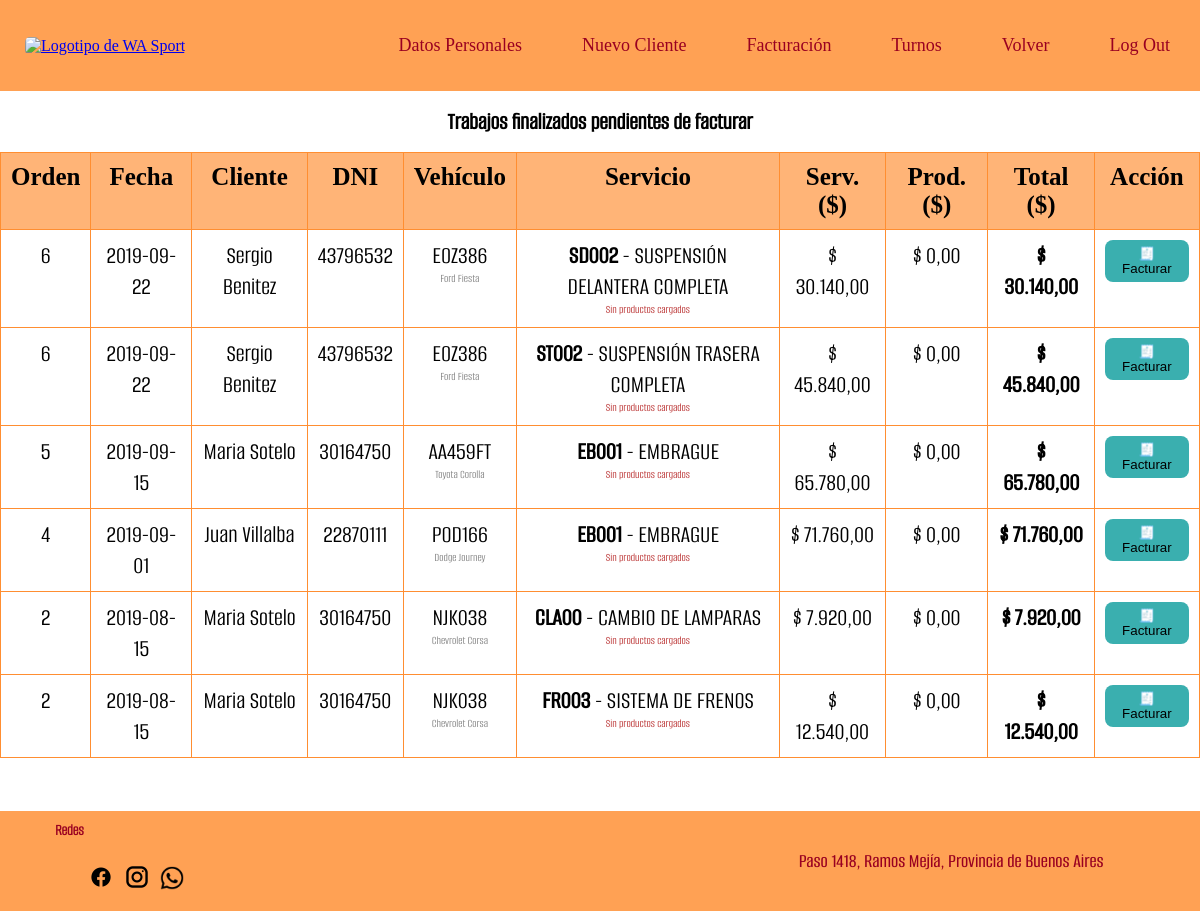
The page /facturacion.php (signed in) on the database as committed earlier.
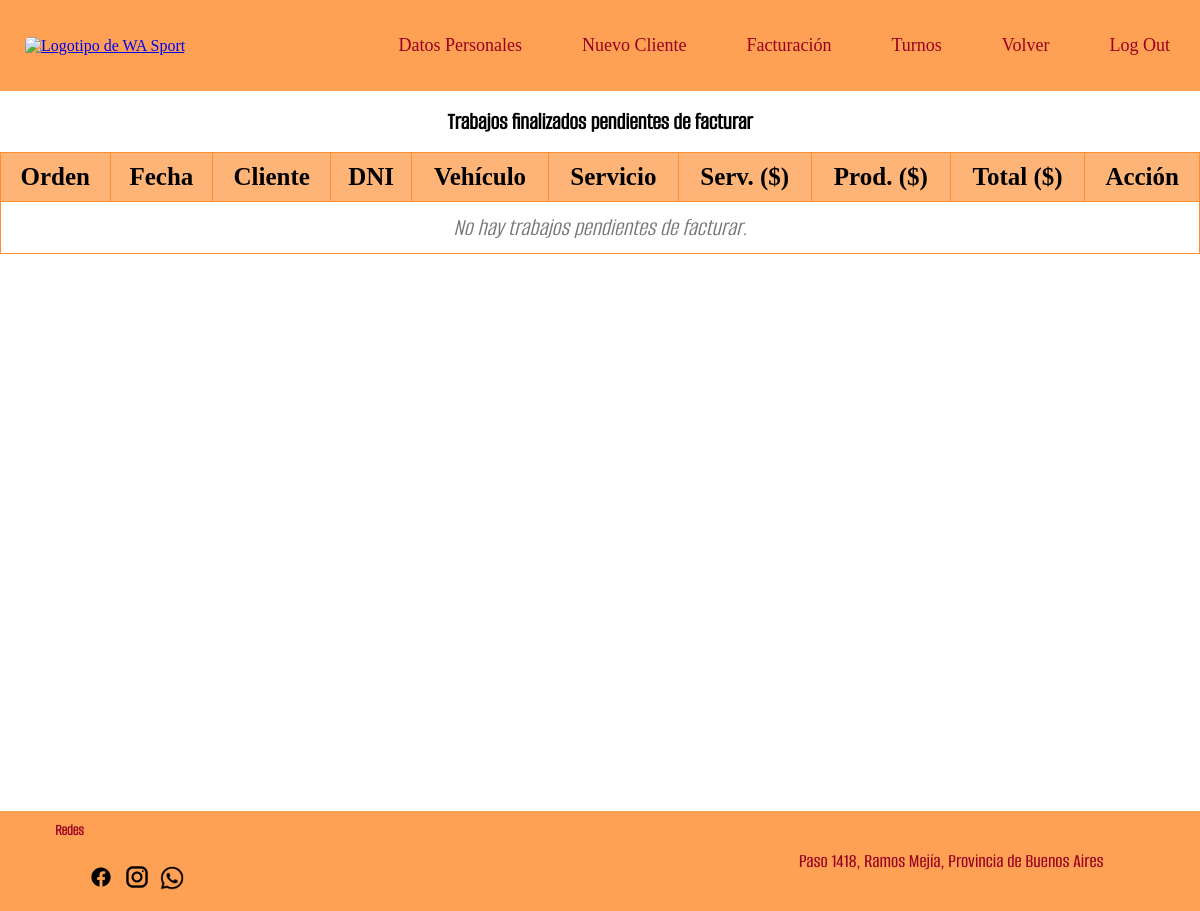
The same page on the database as committed later.
### tables this page shows
CREATE TABLE `orden_trabajo` (
  `orden_numero` int(11) NOT NULL,
  `servicio_codigo` varchar(5) NOT NULL,
  `complejidad` int(11) NOT NULL,
  `costo_ajustado` decimal(8,2) DEFAULT NULL,
  `orden_kilometros` int(10) UNSIGNED NOT NULL,
  `orden_comentario` varchar(255) NOT NULL,
  `orden_estado` tinyint(1) NOT NULL,
  `mecanico_DNI` varchar(15) DEFAULT NULL,
  `turno_id` int(11) DEFAULT NULL,
  `factura_id` int(11) DEFAULT NULL
);

CREATE TABLE `ordenes` (
  `orden_numero` int(11) NOT NULL,
  `orden_fecha` varchar(255) NOT NULL,
  `vehiculo_patente` varchar(10) NOT NULL,
  `orden_costo` decimal(8,2) DEFAULT NULL
);

CREATE TABLE `clientes` (
  `cliente_DNI` varchar(10) NOT NULL,
  `cliente_contrasena` varchar(255) NOT NULL,
  `cliente_nombre` varchar(50) NOT NULL,
  `cliente_direccion` varchar(50) DEFAULT NULL,
  `cliente_localidad` varchar(15) DEFAULT NULL,
  `cliente_telefono` varchar(15) DEFAULT NULL,
  `cliente_email` varchar(255) NOT NULL,
  `token_recuperacion` varchar(255) DEFAULT NULL
);

CREATE TABLE `vehiculos` (
  `vehiculo_patente` varchar(10) NOT NULL,
  `cliente_DNI` varchar(10) NOT NULL,
  `vehiculo_marca` varchar(10) NOT NULL,
  `vehiculo_modelo` varchar(10) NOT NULL,
  `vehiculo_anio` varchar(4) DEFAULT NULL,
  `vehiculo_color` varchar(10) DEFAULT NULL,
  `vehiculo_motor` varchar(10) DEFAULT NULL
);

CREATE TABLE `servicios` (
  `servicio_codigo` varchar(5) NOT NULL,
  `servicio_nombre` varchar(35) NOT NULL,
  `servicio_descripcion` varchar(100) NOT NULL,
  `servicio_costo` decimal(8,2) NOT NULL
);

### facturacion.php (the view, shortened to what this page needs)
<?php
require_once 'conexion_base.php';
$sql = "
SELECT
  o.orden_numero, o.orden_fecha,
  c.cliente_nombre, c.cliente_DNI, c.cliente_direccion, c.cliente_telefono, c.cliente_email,
  v.vehiculo_patente, v.vehiculo_marca, v.vehiculo_modelo,
  s.servicio_codigo, s.servicio_nombre,
  ot.orden_comentario, ot.costo_ajustado,
  IFNULL(op.productos_total, 0)   AS productos_total,
  IFNULL(op.productos_count, 0)   AS productos_count
FROM orden_trabajo ot
JOIN ordenes   o ON o.orden_numero = ot.orden_numero
JOIN servicios s ON s.servicio_codigo = ot.servicio_codigo
JOIN vehiculos v ON v.vehiculo_patente = o.vehiculo_patente
JOIN clientes  c ON c.cliente_DNI = v.cliente_DNI
LEFT JOIN (
  SELECT orden_numero,
         SUM(cantidad * precio_unitario) AS productos_total,
         COUNT(*) AS productos_count
  FROM orden_productos
  GROUP BY orden_numero
) op ON op.orden_numero = ot.orden_numero
WHERE ot.orden_estado = 1         -- finalizado
  AND ot.factura_id IS NULL       -- sin facturar
ORDER BY o.orden_fecha DESC, o.orden_numero DESC
";
$rows = $conexion->query($sql)->fetchAll(PDO::FETCH_ASSOC);
?>
<!DOCTYPE html>
<html lang="es">
<head>
  <link rel="stylesheet" href="estilopagina.css?v=<?= time() ?>">
</head>
<body>
<?php include 'nav_rec.php'; ?>
<main class="facturacion">
  <h2 style="text-align:center;margin:16px 0;">Trabajos finalizados pendientes de facturar</h2>
  <table>
    <thead>
      <tr>
        <th>Orden</th>
        <th>Fecha</th>
        <th>Cliente</th>
        <th>DNI</th>
        <th>Vehículo</th>
        <th>Servicio</th>
        <th class="right">Serv. ($)</th>
        <th class="right">Prod. ($)</th>
        <th class="right">Total ($)</th>
        <th>Acción</th>
      </tr>
    </thead>
    <tbody>
      <?php if (!$rows): ?>
        <tr class="fila-vacia"><td colspan="10">No hay trabajos pendientes de facturar.</td></tr>
      <?php else: foreach ($rows as $r):
        $servicio  = (float)$r['costo_ajustado'];
        $prods     = (float)$r['productos_total'];
        $totalFact = $servicio + $prods;
      ?>
        <tr>
          <td><?= htmlspecialchars($r['orden_numero']) ?></td>
          <td><?= htmlspecialchars($r['orden_fecha']) ?></td>
          <td><?= htmlspecialchars($r['cliente_nombre']) ?></td>
          <td><?= htmlspecialchars($r['cliente_DNI']) ?></td>
          <td>
            <div><?= htmlspecialchars($r['vehiculo_patente']) ?></div>
            <div class="mini"><?= htmlspecialchars($r['vehiculo_marca'].' '.$r['vehiculo_modelo']) ?></div>
          </td>
          <td>
            <div><strong><?= htmlspecialchars($r['servicio_codigo']) ?></strong> - <?= htmlspecialchars($r['servicio_nombre']) ?></div>
            <?php if ((int)$r['productos_count'] > 0): ?>
              <div class="mini">Productos asociados: <?= (int)$r['productos_count'] ?> (subtot: $ <?= number_format($prods,2,',','.') ?>)</div>
            <?php else: ?>
              <div class="mini" style="color:#a00;">Sin productos cargados</div>
            <?php endif; ?>
          </td>
          <td class="right">$ <?= number_format($servicio, 2, ',', '.') ?></td>
          <td class="right">$ <?= number_format($prods,    2, ',', '.') ?></td>
          <td class="right"><strong>$ <?= number_format($totalFact, 2, ',', '.') ?></strong></td>
          <td>
            <button type="button" class="btn-icono"
              onclick="abrirModalFactura(this)"
              data-orden_numero="<?= htmlspecialchars($r['orden_numero']) ?>"
              data-orden_fecha="<?= htmlspecialchars($r['orden_fecha']) ?>"
              data-cliente_nombre="<?= htmlspecialchars($r['cliente_nombre']) ?>"
              data-cliente_dni="<?= htmlspecialchars($r['cliente_DNI']) ?>"
              data-cliente_direccion="<?= htmlspecialchars($r['cliente_direccion']) ?>"
              data-cliente_telefono="<?= htmlspecialchars($r['cliente_telefono']) ?>"
              data-cliente_email="<?= htmlspecialchars($r['cliente_email']) ?>"
              data-vehiculo_patente="<?= htmlspecialchars($r['vehiculo_patente']) ?>"
              data-vehiculo_marca="<?= htmlspecialchars($r['vehiculo_marca']) ?>"
              data-vehiculo_modelo="<?= htmlspecialchars($r['vehiculo_modelo']) ?>"
              data-servicio_codigo="<?= htmlspecialchars($r['servicio_codigo']) ?>"
              data-servicio_nombre="<?= htmlspecialchars($r['servicio_nombre']) ?>"
              data-orden_comentario="<?= htmlspecialchars($r['orden_comentario']) ?>"
              data-costo_ajustado="<?= htmlspecialchars($r['costo_ajustado']) ?>"
              data-productos_total="<?= number_format($prods, 2, '.', '') ?>"
              data-total_factura="<?= number_format($totalFact, 2, '.', '') ?>"
            >🧾 Facturar</button>
          </td>
        </tr>
      <?php endforeach; endif; ?>
    </tbody>
  </table>
</main>
<?php include("piedepagina.php"); ?>
</body>
</html>

Rows that differ between the two databases and show on the page:
no longer on this page (row edited): orden_trabajo: orden_numero.orden_numero "6", orden_numero.orden_fecha "2019-09-22", clientes.cliente_nombre "Sergio Benitez", clientes.cliente_DNI "43796532", vehiculos.vehiculo_patente "EOZ386", vehiculos.vehiculo_marca+vehiculo_modelo "Ford Fiesta", servicio_codigo.servicio_codigo "SD002", servicio_codigo.servicio_nombre "SUSPENSIÓN DELANTERA COMPLETA", costo_ajustado "30.140,00", prods "0,00", totalFact "30.140,00"
no longer on this page (row edited): orden_trabajo: orden_numero.orden_numero "6", orden_numero.orden_fecha "2019-09-22", clientes.cliente_nombre "Sergio Benitez", clientes.cliente_DNI "43796532", vehiculos.vehiculo_patente "EOZ386", vehiculos.vehiculo_marca+vehiculo_modelo "Ford Fiesta", servicio_codigo.servicio_codigo "ST002", servicio_codigo.servicio_nombre "SUSPENSIÓN TRASERA COMPLETA", costo_ajustado "45.840,00", prods "0,00", totalFact "45.840,00"
no longer on this page (row edited): orden_trabajo: orden_numero.orden_numero "5", orden_numero.orden_fecha "2019-09-15", clientes.cliente_nombre "Maria Sotelo", clientes.cliente_DNI "30164750", vehiculos.vehiculo_patente "AA459FT", vehiculos.vehiculo_marca+vehiculo_modelo "Toyota Corolla", servicio_codigo.servicio_codigo "EB001", servicio_codigo.servicio_nombre "EMBRAGUE", costo_ajustado "65.780,00", prods "0,00", totalFact "65.780,00"
no longer on this page (row edited): orden_trabajo: orden_numero.orden_numero "4", orden_numero.orden_fecha "2019-09-01", clientes.cliente_nombre "Juan Villalba", clientes.cliente_DNI "22870111", vehiculos.vehiculo_patente "POD166", vehiculos.vehiculo_marca+vehiculo_modelo "Dodge Journey", servicio_codigo.servicio_codigo "EB001", servicio_codigo.servicio_nombre "EMBRAGUE", costo_ajustado "71.760,00", prods "0,00", totalFact "71.760,00"
no longer on this page (row edited): orden_trabajo: orden_numero.orden_numero "2", orden_numero.orden_fecha "2019-08-15", clientes.cliente_nombre "Maria Sotelo", clientes.cliente_DNI "30164750", vehiculos.vehiculo_patente "NJK038", vehiculos.vehiculo_marca+vehiculo_modelo "Chevrolet Corsa", servicio_codigo.servicio_codigo "CLA00", servicio_codigo.servicio_nombre "CAMBIO DE LAMPARAS", costo_ajustado "7.920,00", prods "0,00", totalFact "7.920,00"
no longer on this page (row edited): orden_trabajo: orden_numero.orden_numero "2", orden_numero.orden_fecha "2019-08-15", clientes.cliente_nombre "Maria Sotelo", clientes.cliente_DNI "30164750", vehiculos.vehiculo_patente "NJK038", vehiculos.vehiculo_marca+vehiculo_modelo "Chevrolet Corsa", servicio_codigo.servicio_codigo "FR003", servicio_codigo.servicio_nombre "SISTEMA DE FRENOS", costo_ajustado "12.540,00", prods "0,00", totalFact "12.540,00"
Other text that changed with them:
text now shown: "No hay trabajos pendientes de facturar."
